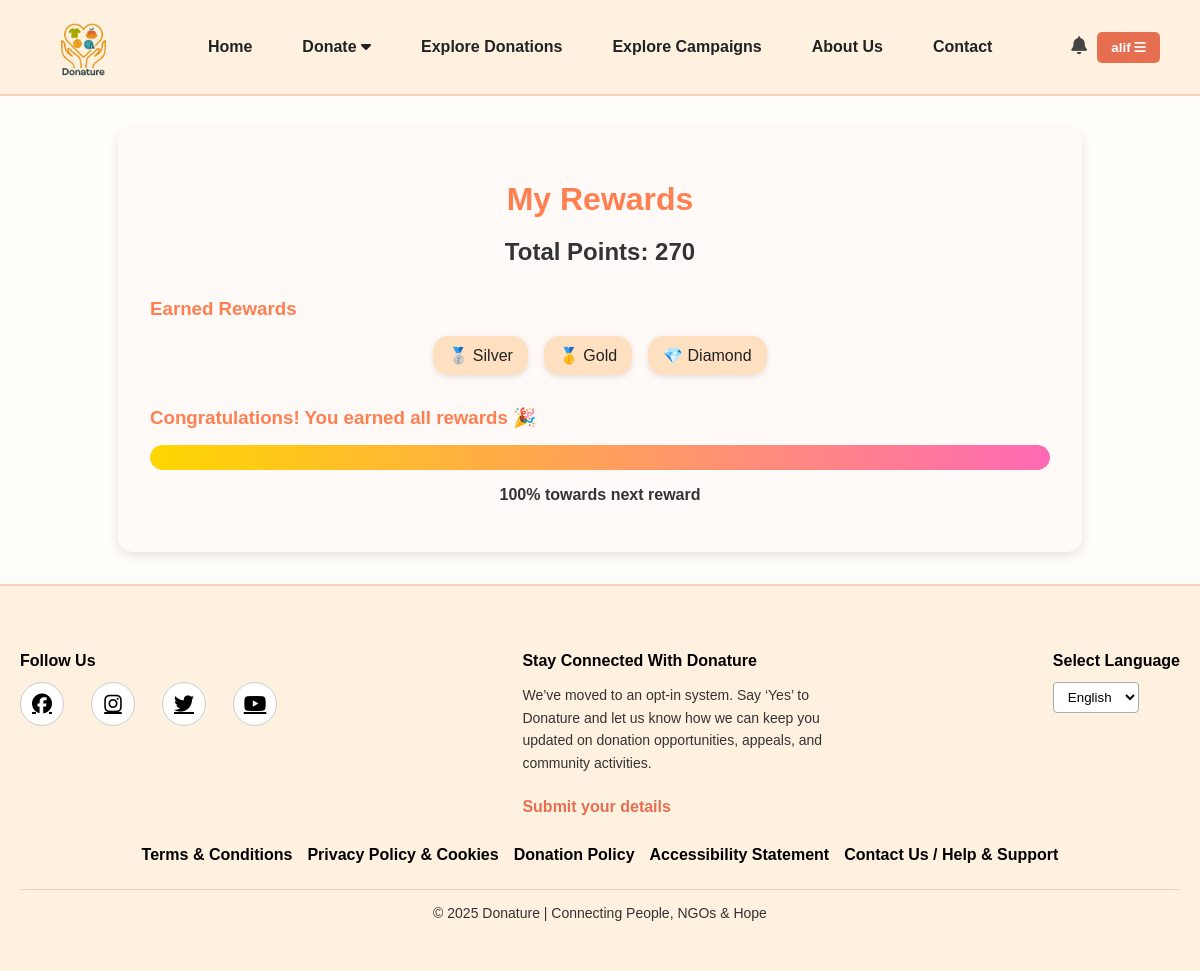
The app's page /my-rewards/ (signed in) with its own data.
### donations/models.py (models this page shows, shortened)
class User(AbstractUser):
    USER_TYPE_CHOICES = (
        ('donor/recipient', 'Donor/Recipient'),
        ('ngo', 'NGO'),
        ('admin', 'Admin'),
    )
    user_type = models.CharField(max_length=20, choices=USER_TYPE_CHOICES, blank=True, null=True)
    is_approved = models.BooleanField(default=False)  # For NGO approval
    profile_picture = models.ImageField(upload_to='profile_pics/', blank=True, null=True) # Profile picture field

class UserReward(models.Model):
    user = models.OneToOneField(User, on_delete=models.CASCADE, related_name='reward')
    points = models.IntegerField(default=0)
    rewards = models.ManyToManyField(Reward, blank=True)
    def next_reward(self):
        remaining_rewards = Reward.objects.filter(points_required__gt=self.points).order_by('points_required')
        return remaining_rewards.first() if remaining_rewards.exists() else None
    def progress_percentage(self):
        next_reward = self.next_reward()
        if not next_reward:
            return 100
        prev_points = max([r.points_required for r in Reward.objects.filter(points_required__lte=self.points)] + [0])
        return int((self.points - prev_points) / (next_reward.points_required - prev_points) * 100)

class Reward(models.Model):
    REWARD_CHOICES = (
        ('Silver', 'Silver'),
        ('Gold', 'Gold'),
        ('Diamond', 'Diamond'),
    )
    name = models.CharField(max_length=20, choices=REWARD_CHOICES)
    points_required = models.IntegerField()
    tier_order = models.IntegerField(default=0)  # lower = lower tier

### donations/views.py (the view)
# urls.py: path("my-rewards/", views.my_rewards, name="my_rewards"),
@login_required
def my_rewards(request):
    user_reward, created = UserReward.objects.get_or_create(user=request.user)
    next_reward = user_reward.next_reward()
    progress = user_reward.progress_percentage()
    return render(request, "donations/my_rewards.html", {
        "user_reward": user_reward,
        "next_reward": next_reward,
        "progress": progress
    })

### custom_admin/views.py (called while the page is built)
def admin_context(request):
    if request.user.is_authenticated and request.user.user_type == 'admin':
        return {
            'pending_ngos_count': User.objects.filter(user_type='ngo', is_approved=False).count(),
            'pending_campaigns_count': Campaign.objects.filter(status='pending').count(),
            'pending_requests_count': RequestItem.objects.filter(status='pending').count(),
        }
    return {}

### donations/context_processors.py (called while the page is built)
def notifications_context(request):
    if request.user.is_authenticated:
        notifications = Notification.objects.filter(user=request.user).order_by('-created_at')[:5]
        unread_count = Notification.objects.filter(user=request.user, is_read=False).count()
    else:
        notifications = []
        unread_count = 0
    return {
        'notifications': notifications,
        'notifications_unread_count': unread_count
    }

### donations/templates/donations/my_rewards.html (shortened to what this page needs)
{% extends "donations/base.html" %}
{% load static %}
{% block content %}
<link rel="stylesheet" href="{% static 'donations/css/my_rewards.css' %}">
<div class="rewards-container">
    <h1>My Rewards</h1>
    <div class="points-section">
        <h2>Total Points: {{ user_reward.points }}</h2>
    </div>
    <div class="earned-rewards">
        <h3>Earned Rewards</h3>
        {% if user_reward.rewards.all %}
        <div class="reward-list">
            {% for reward in user_reward.rewards.all %}
    <span class="reward-badge">
        {% if reward.name == "Silver" %}🥈{% elif reward.name == "Gold" %}🥇{% elif reward.name == "Diamond" %}💎{% endif %}
        {{ reward.name }}
    </span>
{% endfor %}
        </div>
        {% else %}
        <p class="no-rewards">No rewards yet. Keep donating!</p>
        {% endif %}
    </div>
    <div class="next-reward-section">
        {% if next_reward %}
        <h3>Next Reward: {{ next_reward.name }} ({{ next_reward.points_required }} points)</h3>
        <div class="progress-bar" data-progress="{{ progress|default:0 }}">
            <div class="progress" id="progress-bar"></div>
        </div>
        <p id="progress-text">{{ progress|default:0 }}% towards next reward</p>
        {% else %}
        <h3>Congratulations! You earned all rewards 🎉</h3>
        <div class="progress-bar" data-progress="100">
            <div class="progress" id="progress-bar"></div>
        </div>
        <p id="progress-text">100% towards next reward</p>
        {% endif %}
    </div>
</div>
{% endblock %}

### donations/templates/donations/base.html (shortened to what this page needs)
{% load static %}
<!DOCTYPE html>
<html lang="en">
<head>
  <link rel="stylesheet" href="{% static 'donations/css/base.css' %}">
  <link rel="stylesheet" href="https://cdnjs.cloudflare.com/ajax/libs/font-awesome/6.5.0/css/all.min.css">
</head>
<body>
<nav class="navbar">
  <div class="navbar-container">
    <div class="logo-area">
      <img src="{% static 'donations/images/logo.png' %}" alt="Logo" class="logo">
    </div>
    <ul class="nav-links">
      <li><a href="{% url 'home' %}">Home</a></li>
      {% if request.user.is_authenticated %}
        {% if request.user.user_type == 'donor/recipient' %}
          <li class="dropdown">
            <a href="#">Donate <i class="fa fa-caret-down"></i></a>
          </li>
          <li><a href="{% url 'explore_donations' %}">Explore Donations</a></li>
          <li><a href="{% url 'explore_campaigns' %}">Explore Campaigns</a></li>
        {% endif %}
      {% endif %}
      <li><a href="{% url 'about' %}">About Us</a></li>
      <li><a href="{% url 'contact' %}">Contact</a></li>
    </ul>
    <div class="auth-btn">
      {% if request.user.is_authenticated %}
<div class="notification-dropdown">
  <button class="notification-btn">
    <i class="fa fa-bell"></i>
  </button>
</div>
        <div class="dropdown">
          <button class="dropdown-btn">
            {{ request.user.username }}
            <i class="fa fa-bars"></i>
          </button>
        </div>
      {% else %}
        <a href="#" onclick="openModal('loginModal')" class="login-btn">Log In / Sign Up</a>
      {% endif %}
    </div>
  </div>
</nav>
<main>
  {% block content %}{% endblock %}
</main>
<footer class="footer">
  <div class="footer-container">
    <div class="footer-section">
      <p class="footer-title">Follow Us</p>
      <div class="social-icons">
        <a href="#"><i class="fab fa-facebook"></i></a>
        <a href="#"><i class="fab fa-instagram"></i></a>
        <a href="#"><i class="fab fa-twitter"></i></a>
        <a href="#"><i class="fab fa-youtube"></i></a>
      </div>
    </div>
    <div class="footer-section">
      <p class="footer-title">Stay Connected With Donature</p>
      <p class="footer-text">
        We’ve moved to an opt-in system. Say ‘Yes’ to Donature and let us know how we can keep you
        updated on donation opportunities, appeals, and community activities.
      </p>
      <a href="#" class="footer-link">Submit your details</a>
    </div>
    <div class="footer-section">
      <p class="footer-title">Select Language</p>
      <select class="language-select">
        <option>English</option>
      </select>
    </div>
  </div>
  <div class="footer-links">
    <a href="#">Terms & Conditions</a>
    <a href="#">Privacy Policy & Cookies</a>
    <a href="#">Donation Policy</a>
    <a href="#">Accessibility Statement</a>
    <a href="#">Contact Us / Help & Support</a>
  </div>
  <div class="footer-bottom">
    © 2025 Donature | Connecting People, NGOs & Hope
  </div>
</footer>
</body>
</html>

### donations/static/donations/css/base.css (style rules this page uses)
body { margin: 0; font-family: Arial, sans-serif; background-color: #fffdf9; color: #222; overflow-x: hidden; }
.navbar { background-color: #fff1e0; padding: 12px 40px; border-bottom: 2px solid #f3d1b8; }
.navbar-container { display: flex; justify-content: space-between; align-items: center; }
.logo-area { display: flex; align-items: center; }
.logo { height: 70px; margin-right: 8px; }
.nav-links { list-style: none; display: flex; gap: 30px; margin: 0; padding: 0; }
.nav-links a { text-decoration: none; font-weight: bold; color: #222; padding: 6px 10px; border-radius: 5px; transition: all 0.3s ease; }
.navbar .dropdown { position: relative; display: inline-block; }
.navbar .dropdown a { cursor: pointer; }
.notification-dropdown { position: relative; display: inline-block; }
.notification-btn { background: none; border: none; cursor: pointer; font-size: 18px; position: relative; color: #444; }
.auth-btn .dropdown { position: relative; display: inline-block; }
.dropdown-btn { background-color: #e76f51; color: white; border: none; border-radius: 5px; padding: 8px 14px; font-weight: bold; cursor: pointer; transition: background 0.3s ease; }
.footer { background-color: #fff1e0; padding: 50px 20px; border-top: 2px solid #f3d1b8; font-family: Arial, sans-serif; color: #333; }
.footer-container { display: flex; justify-content: space-between; flex-wrap: wrap; gap: 40px; max-width: 1200px; margin: 0 auto 30px auto; }
.footer-title { font-weight: bold; font-size: 16px; margin-bottom: 12px; color: #000; }
.footer-text { font-size: 14px; line-height: 1.6; color: #333; max-width: 300px; }
.footer-link { color: #e76f51; font-weight: bold; text-decoration: none; display: inline-block; margin-top: 10px; }
.social-icons a { font-size: 20px; margin-right: 15px; color: #000; transition: color 0.3s; }
.language-select { padding: 6px 10px; border: 1px solid #aaa; border-radius: 4px; background: #fff; cursor: pointer; }
.footer-links { display: flex; flex-wrap: wrap; justify-content: center; gap: 15px; margin-bottom: 25px; }
.footer-links a { color: #000; text-decoration: none; font-weight: bold; transition: color 0.3s; }
.footer-bottom { font-size: 14px; color: #333; text-align: center; border-top: 1px solid #f3d1b8; padding-top: 15px; }
.social-icons { display: flex; justify-content: center; gap: 12px; margin-top: 10px; }
.social-icons a { display: inline-flex; align-items: center; justify-content: center; width: 42px; height: 42px; border: 1px solid #ccc; border-radius: 50%; background: #fff; transition: 0.3s; }

### donations/static/donations/css/my_rewards.css (style rules this page uses)
.rewards-container { max-width: 900px; margin: 2rem auto; padding: 2rem; background-color: #fffaf7; border-radius: 15px; box-shadow: 0 4px 12px rgba(0,0,0,0.1); font-family: Arial, sans-serif; }
.rewards-container h1 { text-align: center; color: #ff7f50; margin-bottom: 1rem; }
.points-section h2 { text-align: center; color: #333; margin-bottom: 2rem; }
.earned-rewards h3, .next-reward-section h3 { color: #ff7f50; margin-bottom: 1rem; }
.reward-list { display: flex; gap: 1rem; flex-wrap: wrap; justify-content: center; margin-bottom: 2rem; }
.reward-badge { display: flex; flex-direction: column; align-items: center; background-color: #ffe0c0; padding: 10px 15px; border-radius: 15px; box-shadow: 0 2px 6px rgba(0,0,0,0.1); transition: transform 0.3s; }
.progress-bar { width: 100%; background-color: #ddd; border-radius: 25px; overflow: hidden; height: 25px; margin-bottom: 10px; }
.progress { height: 100%; background: linear-gradient(90deg, #ffd700, #ff69b4); width: 0%; border-radius: 25px; transition: width 0.5s ease-in-out; }
.next-reward-section p { text-align: center; font-weight: bold; color: #333; }

### records on screen
User: user.username "alif"
UserReward: points "270"
Reward: name "Silver"
Reward: name "Gold"
Reward: name "Diamond"
